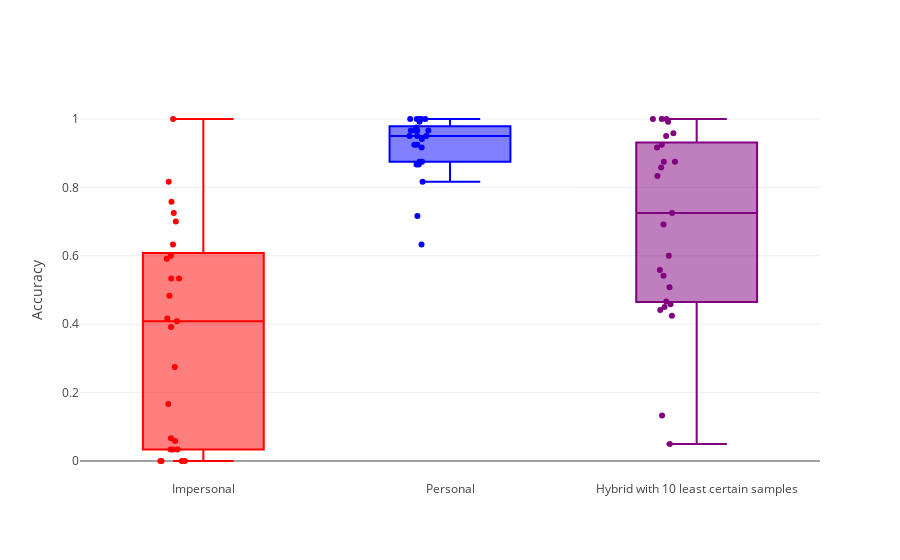

The notebook cell saved with this chart:
### Code cell
mean_hybrid_scores_by_user = []
mean_impersonal_scores_by_user = []
mean_personal_scores_by_user = []

for user_id in results_df_10['user_id'].unique():
    user_df = results_df_10[results_df_10['user_id'] == user_id]
    mean_hybrid_scores_by_user.append(user_df['hybrid'].mean())
    mean_impersonal_scores_by_user.append(user_df['impersonal'].mean())
    mean_personal_scores_by_user.append(user_df['personal'].mean())
    
impersonal_trace = go.Box(y=mean_impersonal_scores_by_user,
                          name="Impersonal",
                          marker=dict(color='red'),
                          boxpoints='all',
                          jitter=0.3,
                          pointpos=-0.5)

personal_trace = go.Box(y=mean_personal_scores_by_user,
                        name="Personal",
                        marker=dict(color="blue"),
                        boxpoints="all",
                        jitter=0.3,
                        pointpos=-0.5)

hybrid_trace = go.Box(y=mean_hybrid_scores_by_user,
                        name="Hybrid with 10 least certain samples",
                        marker=dict(color="purple"),
                        boxpoints="all",
                        jitter=0.3,
                        pointpos=-0.5)

data = [impersonal_trace, personal_trace, hybrid_trace]
layout = go.Layout(yaxis=dict(title="Accuracy"), showlegend=False)
fig=go.Figure(data=data,layout=layout)
iplot(fig)

### Figure 1 — Plotly figure (JSON) as saved in the notebook; plotly's stock layout.template omitted (floating-point values rounded to 4 significant figures)
{"data": [{"boxpoints": "all", "jitter": 0.3, "marker": {"color": "red"}, "name": "Impersonal", "pointpos": -0.5, "type": "box", "y": [0.725, 0, 0.5917, 0.6333, 0.4833, 1, 0.5333, 0, 0.03333, 0.03333, 0.03333, 0.06667, 0, 0.8167, 0, 0.4083, 0.4167, 0.6, 0.1667, 0.7583, 0.275, 0.7, 0.5333, 0.3917, 0.05833]}, {"boxpoints": "all", "jitter": 0.3, "marker": {"color": "blue"}, "name": "Personal", "pointpos": -0.5, "type": "box", "y": [0.95, 1, 0.8667, 0.925, 0.9167, 1, 0.9667, 1, 0.925, 0.9667, 1, 0.9667, 1, 0.875, 0.8167, 0.875, 0.6333, 0.975, 0.9667, 0.9417, 0.9917, 0.8667, 0.95, 0.7167, 0.95]}, {"boxpoints": "all", "jitter": 0.3, "marker": {"color": "purple"}, "name": "Hybrid with 10 least certain samples", "pointpos": -0.5, "type": "box", "y": [0.725, 0.05, 0.4667, 0.1333, 0.425, 1, 0.95, 1, 0.9167, 0.4583, 0.925, 1, 0.9917, 0.875, 0.5583, 0.5083, 0.6, 0.875, 0.4417, 0.8333, 0.6917, 0.8583, 0.9583, 0.5417, 0.45]}], "layout": {"showlegend": false, "yaxis": {"title": "Accuracy"}}}
